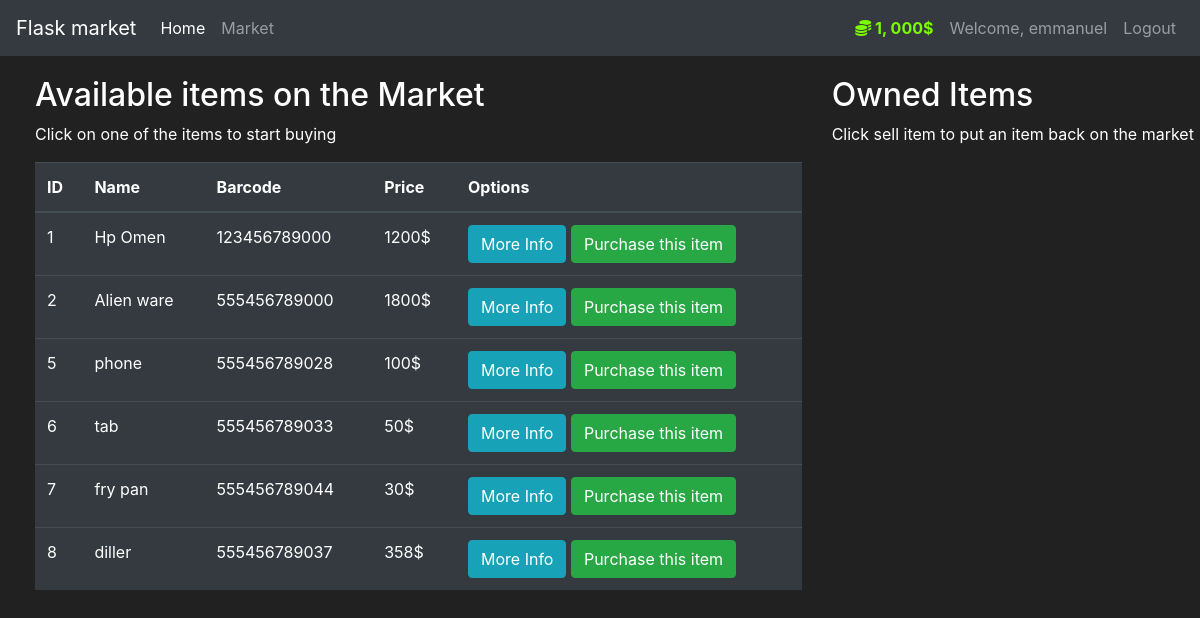
The app's page /market (signed in) with its own data.
### market/models.py (models this page shows, shortened)
class User(db.Model, UserMixin):
    id = db.Column(db.Integer(), primary_key= True)
    username = db.Column(db.String(length=30), unique= True, nullable=False)
    email_address = db.Column(db.String(length=50), unique=True, nullable=False)
    password_hash = db.Column(db.String(length=60), nullable=False) # no need for unique
    budget = db.Column(db.Integer(), nullable=False, default=1000)
    items = db.relationship('Item', backref='owned_user', lazy=True) ##### this is a relationship
    @property
    def password(self):
        return self.password
    @property
    def prettier_budget(self):
        if len(str(self.budget)) >= 4:
            return f'{str(self.budget)[:-3]}, {str(self.budget)[-3:]}$'
        else:
            return f"{self.budget}$"

class Item(db.Model):
    id = db.Column(db.Integer(), primary_key=True)
    name = db.Column(db.String(length=30), nullable=False, unique=True)
    price = db.Column(db.Integer(), nullable=False)
    barcode = db.Column(db.String(length= 12), nullable= False, unique=True)
    description = db.Column(db.String(length=1024), nullable=False, unique=True)
    owner = db.Column(db.Integer(), db.ForeignKey('user.id'))

### market/routes.py (the view, shortened to what this page needs)
@app.route('/market',  methods=['GET', 'POST'])
@login_required
def market_page():
    purchase_form = PurchaseItemForm()
    selling_form = SellItemForm()
    if request.method == "GET":
        items = Item.query.filter_by(owner=None)
        owned_items = Item.query.filter_by(owner=current_user.id)
        return render_template('market.html', items=items, purchase_form = purchase_form, owned_items= owned_items, selling_form= selling_form)

### market/models.py (called while the page is built)
@login_manager.user_loader
def load_user(user_id):
    return User.query.get(int(user_id))

### market/templates/market.html (shortened to what this page needs)
{% extends 'base.html'%}
{%block content%}
<div class="row" style="margin-top:20px; margin-left:20px;">
     <div class="col-8">
         <h2>Available items on the Market</h2>
         <p>Click on one of the items to start buying</p>
           <table class="table table-hover table-dark">
            <thead>
            <tr>
                <th scope="col">ID</th>
                <th scope="col">Name</th>
                <th scope="col">Barcode</th>
                <th scope="col">Price</th>
                <th scope="col">Options</th>
            </tr>
            </thead>
            <tbody>
            {% for item in items%}
                  <tr>
                    <td>{{item.id}}</td>
                    <td>{{item.name}}</td>
                      <td>{{item.barcode}}</td>
                    <td>{{item.price}}$</td>
                      <td>
                          <button class="btn btn-outline btn-info" data-toggle = "modal" data-target = "#Modal-MoreInfo-{{item.id}}">More Info</button>
                          <button class = "btn btn-outline btn-success" data-toggle="modal" data-target="#Modal-PurchaseConfirm-{{item.id}}">Purchase this item</button>
                      </td>
                </tr>
                {% endfor%}
            </tbody>
      </table>
     </div>
     <div class="col-4">
        <h2>Owned Items</h2>
        <p>Click sell item to put an item back on the market</p>
     </div>
 </div>
{%endblock%}

### market/templates/base.html (shortened to what this page needs)
<!doctype html>
<html lang="en">
   <head>
      <link rel="stylesheet" href="https://cdn.jsdelivr.net/npm/bootstrap@4.5.3/dist/css/bootstrap.min.css">
   </head>
   <body>
            <nav class="navbar navbar-expand-md navbar-dark bg-dark">
        <a class="navbar-brand" href="#">Flask market</a>
      <div class="collapse navbar-collapse" id="navbarNav">
             <ul class="navbar-nav mr-auto">
                <li class="nav-item active">
                    <a class="nav-link" href="{{url_for('home_page')}}">Home <span class="sr-only">(current)</span></a>
                </li>
                <li class="nav-item">
                    <a class="nav-link" href="{{url_for('market_page')}}">Market</a>
                </li>
              </ul>
                {%if current_user.is_authenticated %}
                <ul class="navbar-nav">
                    <li class="nav-item">
                        <a class="nav-link" style="color:lawngreen; font-weight:bold;" >
                            <i class="fas fa-coins"></i>
                            {{ current_user.prettier_budget}}
                        </a>
                    </li>
                    <li class="nav-item">
                        <a class="nav-link">Welcome, {{current_user.username}}</a>
                    </li>
                    <li class="nav-item">
                        <a class="nav-link" href="{{url_for('logout_page')}}">Logout</a>
                    </li>
                </ul>
                {%endif%}
      </div>
      </nav>
      {%block content%}
      {%endblock%}
   </body>
</html>

### market/templates/base.html (style rules this page uses)
body { background-color: #212121; color: white }

### records on screen
User: prettier_budget "1, 000$", username "emmanuel"
Item: id "1", name "Hp Omen", barcode "123456789000", price "1200"
Item: id "2", name "Alien ware", barcode "555456789000", price "1800"
Item: id "5", name "phone", barcode "555456789028", price "100"
Item: id "6", name "tab", barcode "555456789033", price "50"
Item: id "7", name "fry pan", barcode "555456789044", price "30"
Item: id "8", name "diller", barcode "555456789037", price "358"
